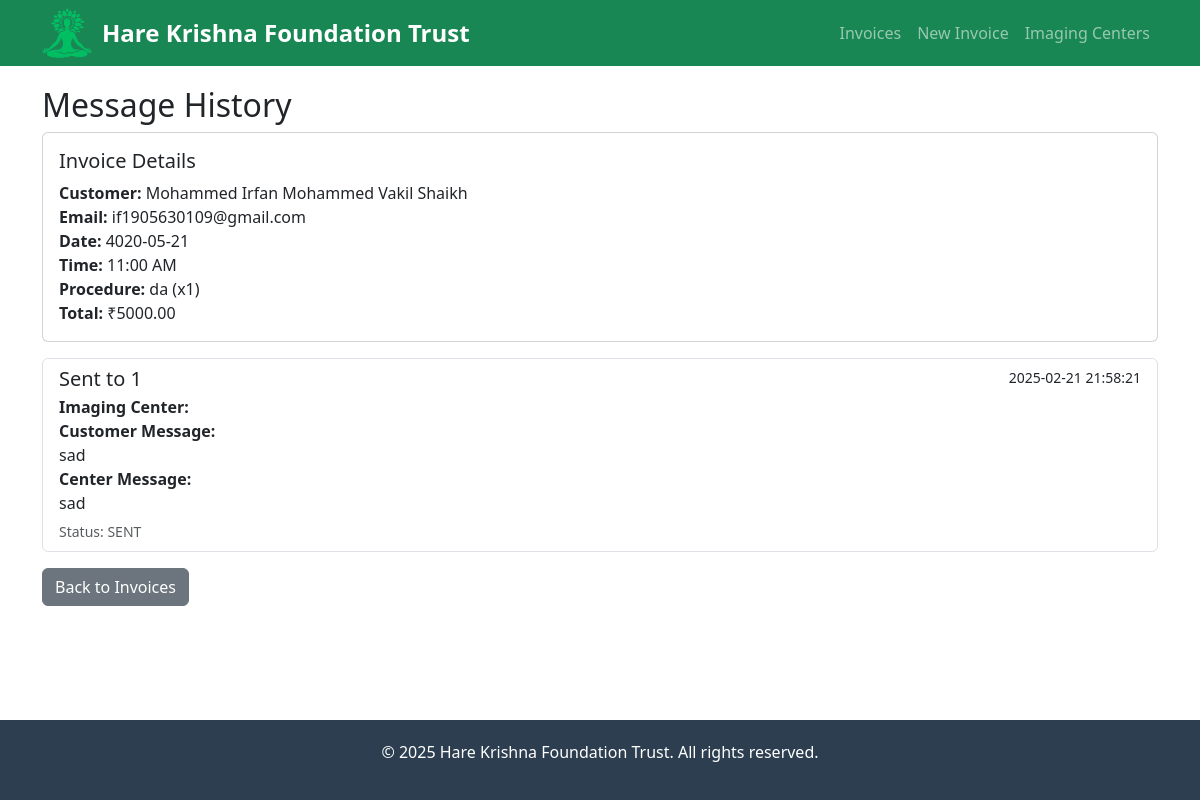
Page /view_messages/1 on the committed database.
### tables this page shows
CREATE TABLE invoices (
                    id INTEGER PRIMARY KEY AUTOINCREMENT,
                    customer_name TEXT NOT NULL,
                    email TEXT NOT NULL,
                    date TEXT NOT NULL,
                    time_slot TEXT NOT NULL,
                    product TEXT NOT NULL,
                    quantity INTEGER NOT NULL,
                    price REAL NOT NULL
                );

CREATE TABLE messages (
                    id INTEGER PRIMARY KEY AUTOINCREMENT,
                    invoice_id INTEGER NOT NULL,
                    imaging_center_id INTEGER NOT NULL,
                    customer_message TEXT NOT NULL,
                    center_message TEXT NOT NULL,
                    sent_date TEXT NOT NULL,
                    status TEXT NOT NULL,
                    FOREIGN KEY (invoice_id) REFERENCES invoices (id),
                    FOREIGN KEY (imaging_center_id) REFERENCES imaging_centers (id)
                );

### app.py (the view)
@app.route('/view_messages/<int:invoice_id>')
def view_messages(invoice_id):
    conn = sqlite3.connect(DB_PATH)
    c = conn.cursor()
    c.execute("""
        SELECT m.*, ic.name as center_name
        FROM messages m
        JOIN imaging_centers ic ON m.imaging_center_id = ic.id
        WHERE m.invoice_id = ?
        ORDER BY m.sent_date DESC
    """, (invoice_id,))
    messages = c.fetchall()
    c.execute("SELECT * FROM invoices WHERE id = ?", (invoice_id,))
    invoice = c.fetchone()
    conn.close()
    return render_template('view_messages.html', messages=messages, invoice=invoice)

### templates/view_messages.html (shortened to what this page needs)
{% extends "base.html" %}
{% block content %}
<h2>Message History</h2>
<div class="card mb-3">
    <div class="card-body">
        <h5 class="card-title">Invoice Details</h5>
        <p class="card-text">
            <strong>Customer:</strong> {{ invoice[1] }}<br>
            <strong>Email:</strong> {{ invoice[2] }}<br>
            <strong>Date:</strong> {{ invoice[3] }}<br>
            <strong>Time:</strong> {{ invoice[4] }}<br>
            <strong>Procedure:</strong> {{ invoice[5] }} (x{{ invoice[6] }})<br>
            <strong>Total:</strong> ₹{{ "%.2f"|format(invoice[6] * invoice[7]) }}
        </p>
    </div>
</div>
<div class="list-group">
    {% for message in messages %}
    <div class="list-group-item">
        <div class="d-flex w-100 justify-content-between">
            <h5 class="mb-1">Sent to {{ message[1] }}</h5>
            <small>{{ message[5] }}</small>
        </div>
        <p class="mb-1">
            <strong>Imaging Center:</strong> {{ message[8] }}<br>
            <strong>Customer Message:</strong><br>
            {{ message[3] }}<br>
            <strong>Center Message:</strong><br>
            {{ message[4] }}
        </p>
        <small class="text-muted">Status: {{ message[6] }}</small>
    </div>
    {% endfor %}
</div>
<div class="mt-3">
    <a href="{{ url_for('index') }}" class="btn btn-secondary">Back to Invoices</a>
</div>
{% endblock %}

### templates/base.html (style rules this page uses)
body { display: flex; flex-direction: column; min-height: 100vh; }

### rows in the picture
invoices: customer_name "Mohammed Irfan Mohammed Vakil Shaikh", email "if1905630109@gmail.com", date "4020-05-21", time_slot "11:00 AM", product "da", quantity "1", invoice[6]*invoice[7] "5000.00"
messages: invoice "1", sent_date "2025-02-21 21:58:21", customer_message "sad", center_message "sad", status "SENT"

### other values in the picture
{{ 'now'|datetimeformat('%Y') }} "2025"
